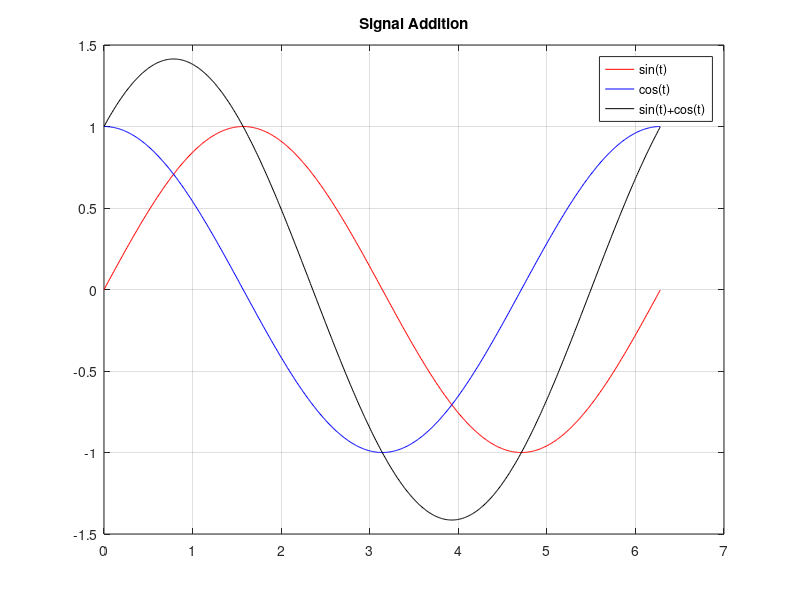

Recreate this plot in MATLAB.
clc; clear; close all;

t = 0:0.01:2*pi;

x1 = sin(t);
x2 = cos(t);

x3 = x1 + x2;

plot(t,x1,'r')
hold on
plot(t,x2,'b')
plot(t,x3,'k')

legend('sin(t)','cos(t)','sin(t)+cos(t)')
grid on
title('Signal Addition')
